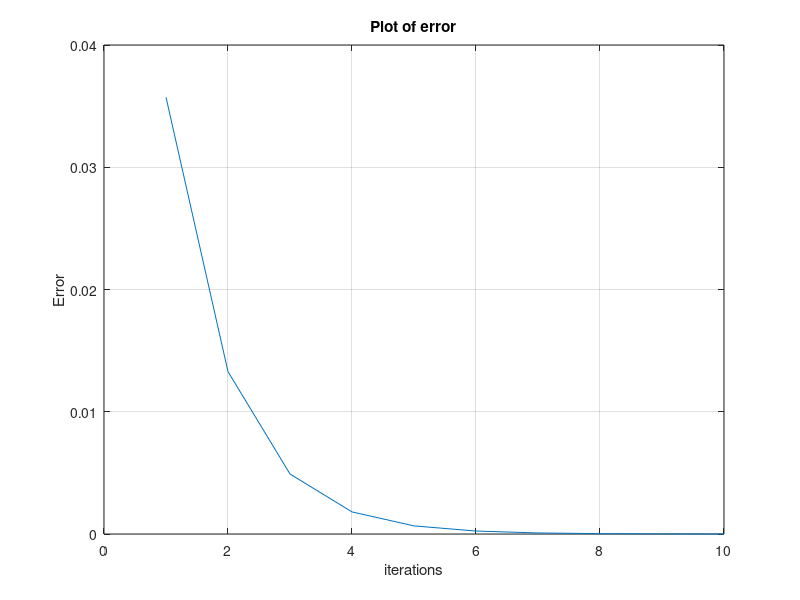

Recreate this plot in MATLAB.
clc;
f=@(x) x^3-2*x-5;
a=2; b=3;

for i=1:10
    x0=a; x1=b;
    fprintf('\n Hence root lies between (%.4f,%.0f)',a,b)
    x2(i)=x0-(x1-x0)/(f(x1)-f(x0))*f(x0);
    if f(x2(i))>0
        b=x2(i);
    else a=x2(i);
    end
    fprintf('\n Therefore, x2=%.4f \n Here, f(x2)=%.4f',x2(i),f(x2(i)))
    p=x2(i);
end
for i=1:10
    error(i)=p-x2(i);
end
Answer=p
plot (error)
grid on;
title('Plot of error');
xlabel('iterations');
ylabel('Error');
clc;
f=@(x) x^3-2*x-5;
a=2; b=3;

for i=1:10
    x0=a; x1=b;
    fprintf('\n Hence root lies between (%.4f,%.0f)',a,b)
    x2(i)=x0-(x1-x0)/(f(x1)-f(x0))*f(x0);
    if f(x2(i))>0
        b=x2(i);
    else a=x2(i);
    end
    fprintf('\n Therefore, x2=%.4f \n Here, f(x2)=%.4f',x2(i),f(x2(i)))
    p=x2(i);
end
for i=1:10
    error(i)=p-x2(i);
end
Answer=p
plot (error)
grid on;
title('Plot of error');
xlabel('iterations');
ylabel('Error');
